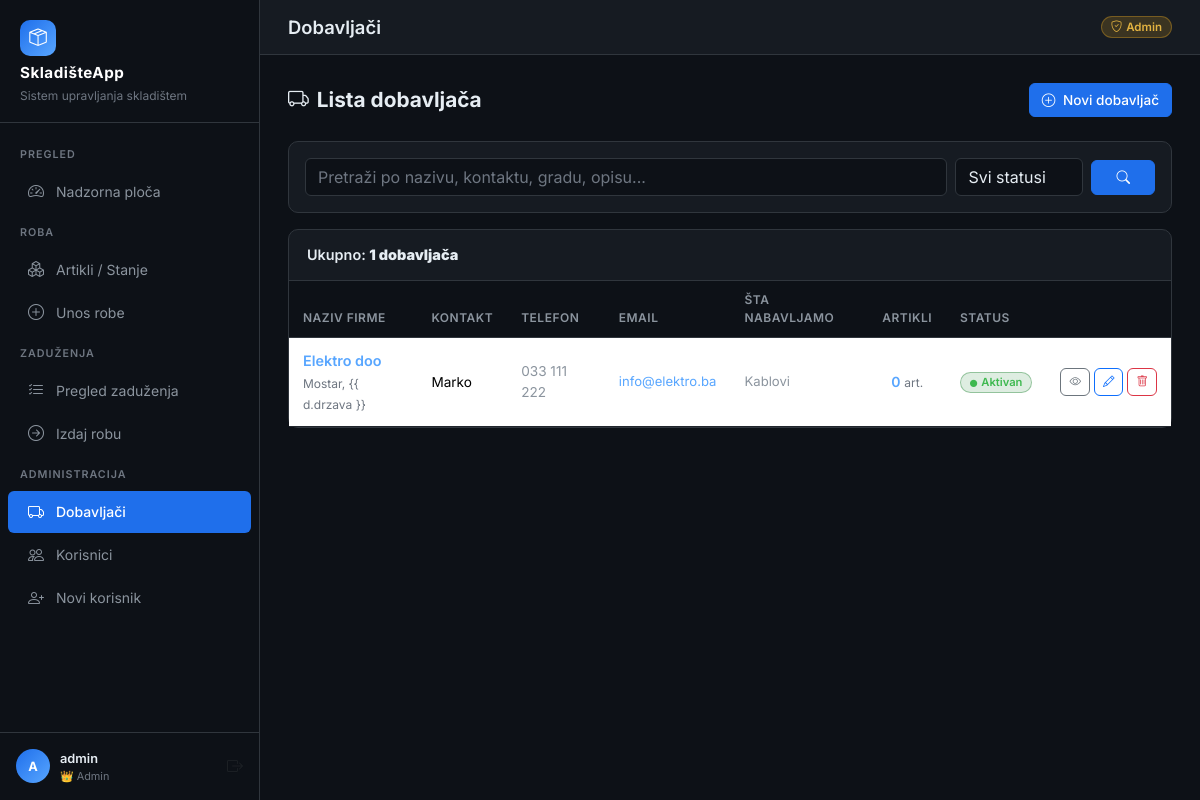
The page /dobavljaci/ (signed in) on the database its author committed.
### core/models.py (models this page shows, shortened)
class User(AbstractBaseUser, PermissionsMixin):
    ROLE_CHOICES = [
        ('ADMIN', 'Admin'),
        ('RADNIK', 'Radnik'),
    ]
    username = models.CharField(max_length=150, unique=True, verbose_name='Korisničko ime')
    role = models.CharField(max_length=10, choices=ROLE_CHOICES, default='RADNIK', verbose_name='Uloga')
    is_active = models.BooleanField(default=True)
    is_staff = models.BooleanField(default=False)
    date_joined = models.DateTimeField(auto_now_add=True)
    USERNAME_FIELD = 'username'
    REQUIRED_FIELDS = []
    objects = UserManager()
    class Meta:
        verbose_name = 'Korisnik'
        verbose_name_plural = 'Korisnici'
    @property
    def is_admin(self):
        return self.role == 'ADMIN'

class Supplier(models.Model):
    naziv_firme = models.CharField(max_length=255, verbose_name='Naziv firme')
    kontakt_osoba = models.CharField(max_length=150, blank=True, verbose_name='Kontakt osoba')
    telefon = models.CharField(max_length=50, blank=True, verbose_name='Telefon')
    email = models.EmailField(blank=True, verbose_name='Email')
    adresa = models.TextField(blank=True, verbose_name='Adresa')
    grad = models.CharField(max_length=100, blank=True, verbose_name='Grad')
    drzava = models.CharField(max_length=100, blank=True, default='Bosna i Hercegovina', verbose_name='Država')
    opis = models.TextField(blank=True, verbose_name='Opis (šta nabavljamo)')
    napomena = models.TextField(blank=True, verbose_name='Interna napomena')
    aktivan = models.BooleanField(default=True, verbose_name='Aktivan')
    created_at = models.DateTimeField(auto_now_add=True, verbose_name='Datum kreiranja')
    updated_at = models.DateTimeField(auto_now=True, verbose_name='Datum izmjene')
    class Meta:
        verbose_name = 'Dobavljač'
        verbose_name_plural = 'Dobavljači'
        ordering = ['naziv_firme']

### core/views.py (the view, shortened to what this page needs)
# urls.py: path('dobavljaci/', views.dobavljaci_lista, name='dobavljaci_lista'),
@admin_required
def dobavljaci_lista(request):
    q = request.GET.get('q', '')
    aktivan_filter = request.GET.get('aktivan', '')
    dobavljaci = Supplier.objects.all()
    if aktivan_filter == '1':
        dobavljaci = dobavljaci.filter(aktivan=True)
    elif aktivan_filter == '0':
        dobavljaci = dobavljaci.filter(aktivan=False)
    return render(request, 'dobavljaci/lista.html', {
        'dobavljaci': dobavljaci,
        'q': q,
        'aktivan_filter': aktivan_filter,
    })

### templates/dobavljaci/lista.html (shortened to what this page needs)
{% extends 'base.html' %}
{% block page_title %}Dobavljači{% endblock %}
{% block content %}
<div class="page-header">
    <h2><i class="bi bi-truck me-2"></i>Lista dobavljača</h2>
    <a href="{% url 'dobavljac_novi' %}" class="btn btn-primary">
        <i class="bi bi-plus-circle me-1"></i> Novi dobavljač
    </a>
</div>
<div class="card mb-3">
    <div class="card-body py-3">
        <form method="get" class="d-flex gap-2 flex-wrap align-items-center">
            <div style="flex:1; min-width:220px;">
                <input type="text" name="q" value="{{ q }}" class="form-control"
                    placeholder="Pretraži po nazivu, kontaktu, gradu, opisu...">
            </div>
            <div>
                <select name="aktivan" class="form-select">
                    <option value="">Svi statusi</option>
                </select>
            </div>
            <button type="submit" class="btn btn-primary px-4">
                <i class="bi bi-search"></i>
            </button>
        </form>
    </div>
</div>
<div class="card">
    <div class="card-header">
        Ukupno: <strong>{{ dobavljaci.count }} dobavljača</strong>
    </div>
    {% if dobavljaci %}
    <div style="overflow-x:auto;">
        <table class="table table-borderless mb-0">
            <thead>
                <tr>
                    <th>Naziv firme</th>
                    <th>Kontakt</th>
                    <th>Telefon</th>
                    <th>Email</th>
                    <th>Šta nabavljamo</th>
                    <th>Artikli</th>
                    <th>Status</th>
                    <th></th>
                </tr>
            </thead>
            <tbody>
                {% for d in dobavljaci %}
                <tr>
                    <td>
                        <a href="{% url 'dobavljac_detalj' d.pk %}"
                            style="font-weight:600; font-size:0.9rem; color:#58a6ff; text-decoration:none;">
                            {{ d.naziv_firme }}
                        </a>
                        {% if d.grad %}<br><span style="color:#6e7681; font-size:0.75rem;">{{ d.grad }}, {{ d.drzava
                            }}</span>{% endif %}
                    </td>
                    <td style="font-size:0.85rem;">{{ d.kontakt_osoba|default:"—" }}</td>
                    <td style="font-size:0.85rem;">
                        {% if d.telefon %}
                        <a href="tel:{{ d.telefon }}" style="color:#8b949e; text-decoration:none;">{{ d.telefon }}</a>
                        {% else %}—{% endif %}
                    </td>
                    <td style="font-size:0.82rem;">
                        {% if d.email %}
                        <a href="mailto:{{ d.email }}" style="color:#58a6ff; text-decoration:none;">{{ d.email }}</a>
                        {% else %}—{% endif %}
                    </td>
                    <td style="font-size:0.82rem; color:#8b949e; max-width:200px;">
                        {% if d.opis %}
                        <span title="{{ d.opis }}">{{ d.opis|truncatechars:60 }}</span>
                        {% else %}—{% endif %}
                    </td>
                    <td class="text-center">
                        <span style="font-weight:600; color:#58a6ff;">{{ d.artikli.count }}</span>
                        <span style="color:#6e7681; font-size:0.75rem;"> art.</span>
                    </td>
                    <td>
                        {% if d.aktivan %}
                        <span class="badge"
                            style="background:rgba(35,134,54,0.15); color:#3fb950; border:1px solid rgba(35,134,54,0.4); font-size:0.7rem;">
                            <i class="bi bi-circle-fill me-1" style="font-size:0.45rem;"></i>Aktivan
                        </span>
                        {% else %}
                        <span class="badge"
                            style="background:rgba(218,54,51,0.12); color:#f85149; border:1px solid rgba(218,54,51,0.3); font-size:0.7rem;">
                            <i class="bi bi-circle-fill me-1" style="font-size:0.45rem;"></i>Neaktivan
                        </span>
                        {% endif %}
                    </td>
                    <td>
                        <div class="d-flex gap-1">
                            <a href="{% url 'dobavljac_detalj' d.pk %}"
                                class="btn btn-sm btn-outline-secondary py-1 px-2" title="Detalji"
                                style="font-size:0.72rem;">
                                <i class="bi bi-eye"></i>
                            </a>
                            <a href="{% url 'dobavljac_izmijeni' d.pk %}"
                                class="btn btn-sm btn-outline-primary py-1 px-2" title="Izmijeni"
                                style="font-size:0.72rem;">
                                <i class="bi bi-pencil"></i>
                            </a>
                            <a href="{% url 'dobavljac_obrisi' d.pk %}" class="btn btn-sm btn-outline-danger py-1 px-2"
                                title="Obriši" style="font-size:0.72rem;">
                                <i class="bi bi-trash"></i>
                            </a>
                        </div>
                    </td>
                </tr>
                {% endfor %}
            </tbody>
        </table>
    </div>
    {% endif %}
</div>
{% endblock %}

### templates/base.html (shortened to what this page needs)
<!DOCTYPE html>
<html lang="bs">
<head>
    <link href="https://cdn.jsdelivr.net/npm/bootstrap@5.3.2/dist/css/bootstrap.min.css" rel="stylesheet">
    <link href="https://cdn.jsdelivr.net/npm/bootstrap-icons@1.11.3/font/bootstrap-icons.css" rel="stylesheet">
</head>
<body>
    {% if user.is_authenticated %}
    <aside class="sidebar" id="sidebar">
        <div class="sidebar-brand">
            <div class="brand-icon">
                <i class="bi bi-box-seam text-white" style="font-size:1.1rem"></i>
            </div>
            <h5>SkladišteApp</h5>
            <small>Sistem upravljanja skladištem</small>
        </div>
        <nav class="sidebar-nav">
            <div class="nav-section-title">Pregled</div>
            <a href="{% url 'dashboard' %}"
                class="nav-link {% if request.resolver_match.url_name == 'dashboard' %}active{% endif %}">
                <i class="bi bi-speedometer2"></i> Nadzorna ploča
            </a>
            <div class="nav-section-title">Roba</div>
            <a href="{% url 'artikli_lista' %}"
                class="nav-link {% if 'artikli' in request.resolver_match.url_name %}active{% endif %}">
                <i class="bi bi-boxes"></i> Artikli / Stanje
            </a>
            <a href="{% url 'artikal_unos' %}"
                class="nav-link {% if request.resolver_match.url_name == 'artikal_unos' %}active{% endif %}">
                <i class="bi bi-plus-circle"></i> Unos robe
            </a>
            <div class="nav-section-title">Zaduženja</div>
            <a href="{% url 'zaduzenja_lista' %}"
                class="nav-link {% if request.resolver_match.url_name == 'zaduzenja_lista' %}active{% endif %}">
                <i class="bi bi-list-check"></i> Pregled zaduženja
            </a>
            <a href="{% url 'zaduzenje_novo' %}"
                class="nav-link {% if request.resolver_match.url_name == 'zaduzenje_novo' %}active{% endif %}">
                <i class="bi bi-arrow-right-circle"></i> Izdaj robu
            </a>
            {% if user.is_admin %}
            <div class="nav-section-title">Administracija</div>
            <a href="{% url 'dobavljaci_lista' %}"
                class="nav-link {% if 'dobavljac' in request.resolver_match.url_name %}active{% endif %}">
                <i class="bi bi-truck"></i> Dobavljači
            </a>
            <a href="{% url 'korisnici_lista' %}"
                class="nav-link {% if 'korisnici' in request.resolver_match.url_name %}active{% endif %}">
                <i class="bi bi-people"></i> Korisnici
            </a>
            <a href="{% url 'korisnik_novi' %}"
                class="nav-link {% if request.resolver_match.url_name == 'korisnik_novi' %}active{% endif %}">
                <i class="bi bi-person-plus"></i> Novi korisnik
            </a>
            {% endif %}
        </nav>
        <div class="sidebar-footer">
            <div class="user-card">
                <div class="user-avatar {% if user.is_admin %}avatar-admin{% else %}avatar-radnik{% endif %}">
                    {{ user.username|first|upper }}
                </div>
                <div class="user-info">
                    <div class="name">{{ user.username }}</div>
                    <div class="role-badge">
                        {% if user.is_admin %}👑 Admin{% else %}👷 Radnik{% endif %}
                    </div>
                </div>
                <a href="{% url 'logout' %}" class="text-muted ms-1" title="Odjava"
                    style="text-decoration:none; font-size:1rem;">
                    <i class="bi bi-box-arrow-right"></i>
                </a>
            </div>
        </div>
    </aside>
    <div class="main-content">
        <div class="topbar">
            <div class="d-flex align-items-center gap-3">
                <h1>{% block page_title %}Nadzorna ploča{% endblock %}</h1>
            </div>
            <div class="d-flex align-items-center gap-2">
                <span class="badge {% if user.is_admin %}badge-admin{% else %}badge-radnik{% endif %}">
                    {% if user.is_admin %}<i class="bi bi-shield-check me-1"></i>Admin{% else %}<i
                        class="bi bi-person-badge me-1"></i>Radnik{% endif %}
                </span>
            </div>
        </div>
        <div class="page-content">
            {% block content %}{% endblock %}
        </div>
    </div>
    {% endif %}
</body>
</html>

### rows shown on the page
User: username|first "A", username "admin"
Supplier: naziv_firme "Elektro doo", grad "Mostar", kontakt_osoba "Marko", telefon "033 111 222", email "info@elektro.ba", opis "Kablovi", artikli.count "0", aktivan True (drawn)

### other values the page prints
{{ dobavljaci.count }} "1"
